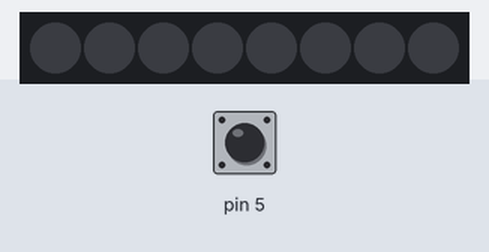
Bench run of a sketch on a simulated Arduino Uno, built with avr-gcc and run on an emulated ATmega328P. Parts: 8 RGB LEDs in strip order, left to right. The inputs (shaded band) are chosen by the test bench; at power-on: pin 5 HIGH. Dim RGB values are drawn brighter than linear; the strip is taken to match the declared colour order; random numbers use the default seed unless the sketch sets one.

Above: at 1.2 s.
1.3 s: pin 5 pulled LOW for 1 s
At 2.0 s:
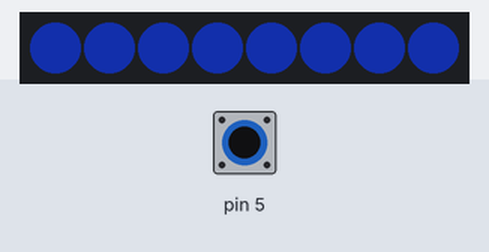
2.9 s: pin 5 pulled LOW for 3.2 s
At 3.2 s:
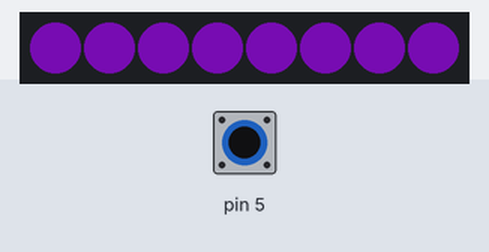
At 3.7 s:
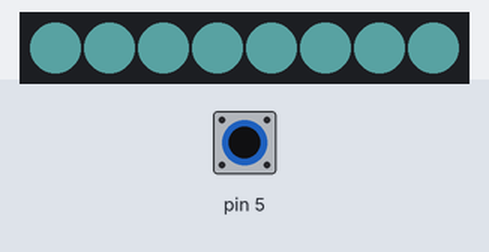
Timing chart, 0 to 15.7 s (numbered marks = the images above; inputs shaded):
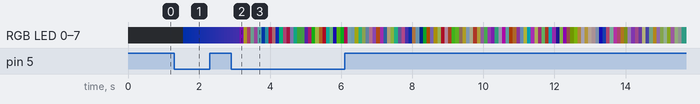

The sketch:

sketch_dec14c.ino
```cpp
#include <Adafruit_NeoPixel.h>
#include <ButtonDebounce.h>

#define PIN_LED       6
#define POCET_LED     8

Adafruit_NeoPixel svetylka(POCET_LED, PIN_LED, NEO_RGB + NEO_KHZ800);
ButtonDebounce tlacitko1(5, 250);

byte cervena = 0;
byte rezim = 0;

void setup() {
  svetylka.begin();
  svetylka.setBrightness(63);
  svetylka.fill(svetylka.Color(0, 0, 255));
  svetylka.show();
  tlacitko1.setCallback(tlacitko1Stisknuto);
}

void loop() {
  tlacitko1.update();
  if (rezim == 0) {
    svetylka.clear();
    svetylka.show();
  }
  if (rezim == 1) {
    svetylka.fill(svetylka.Color(cervena, 52, 189));
    svetylka.show();
    cervena = cervena + 1;
    delay(20);
  }
  if (rezim == 2) {
    svetylka.fill(svetylka.Color(random(255), random(255), random(255)));
    svetylka.show();
    delay(100);
  }
}

void tlacitko1Stisknuto(int stav) {
  if (!stav) {
    rezim++;
    if (rezim > 2) {
      rezim = 0;
    }
  }
}
```

Measured:
- after the input at 1.3 s, the LEDs: first change after 0.25 s (image 1 shows a later state)
